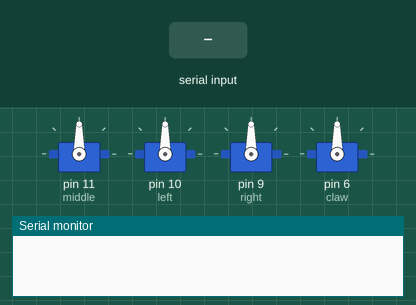
Simulated run of this sketch. Board: Arduino Uno, built with avr-gcc and run on an emulated ATmega328P. On the bench: 4 × servo, the last lines printed to the serial monitor. Inputs (shaded band) come from the test bench.

Above: at 1.2 s.
1.3 s: "m" received over Serial
2.8 s: "+" received over Serial
At 3.3 s:
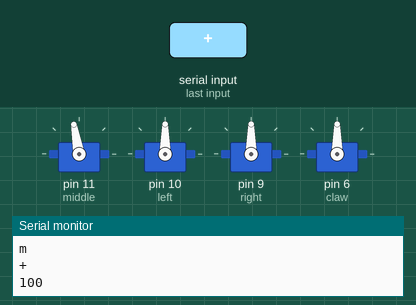
4.3 s: "l" received over Serial
5.8 s: "+" received over Serial
At 6.8 s:
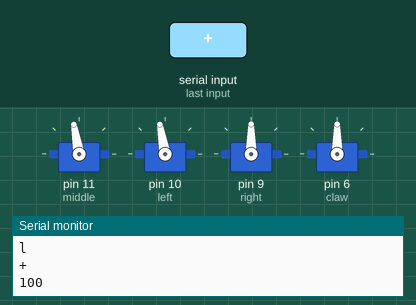
Timing chart, 0 to 8.3 s (numbered marks = the images above; inputs shaded):
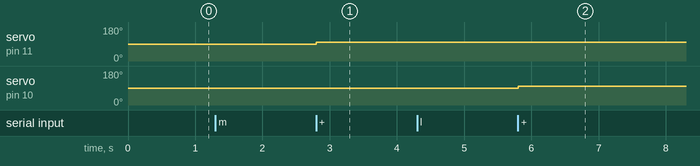

The sketch:

testArduino.ino
```cpp
#include <Servo.h>

Servo middle, left, right, claw;

char var = 0;
int m = 90;
int l = 90;
int r = 90;
int c = 90;
char commande = 'n';
int sens = 0;

void setup() {
  // put your setup code here, to run once:
  Serial.begin(9600);
  middle.attach(11);
  left.attach(10);
  right.attach(9);
  claw.attach(6);
}

void move(){

}

void loop() {
  // put your main code here, to run repeatedly:
  if (Serial.available() > 0) {
    // read the incoming byte:
    var = Serial.read();
    if (var == 'm' or var == 'l' or var == 'r' or var == 'c'){
      commande = var;
      sens = 0;
    }
    if (var == '+'){
      sens = 10;
    }
    if (var ==  '-'){
      sens = -10;
    }
    // say what you got:
    Serial.println(var);


  }
  if (commande == 'm' and sens != 0) {
    if (m+sens >= 0 and m+sens <= 180){
      m = m+sens;
    }
    middle.write(m);
    Serial.println(m);
    sens = 0;
    commande = 'n';
    delay(100);
  }
  if (commande == 'l' and sens != 0) {
    if (l+sens >= 10 and l+sens <= 140){
      l = l+sens;
    }
    left.write(l);
    Serial.println(l);
    sens = 0;
    commande = 'n';
    delay(100);
  }
  if (commande == 'r' and sens != 0) {
    if (r+sens >= 30 and r+sens <= 180){
      r = r+sens;
    }
    right.write(r);
    Serial.println(r);
    sens = 0;
    commande = 'n';
    delay(100);
  }
  if (commande == 'c' and sens != 0) {
    if (c+sens >= 0 and c+sens <= 180){
      c = c+sens;
    }
    claw.write(c);
    Serial.println(c);
    sens = 0;
    commande = 'n';
    delay(100);
  }


}
```

Measured:
- after the input at 2.8 s, servo on pin 11 (middle): 90° → 100° at once
- after the input at 5.8 s, servo on pin 10 (left): 90° → 100° at once
